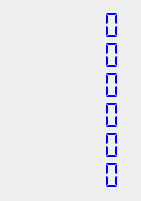
         <widget class="QWidget" name="layoutWidget">
          <property name="geometry">
           <rect>
            <x>680</x>
            <y>10</y>
            <width>121</width>
            <height>201</height>
           </rect>
          </property>
          <layout class="QVBoxLayout" name="verticalLayout">
           <property name="spacing">
            <number>1</number>
           </property>
           <item>
            <widget class="QLCDNumber" name="dispEnergy">
             <property name="sizePolicy">
              <sizepolicy hsizetype="Minimum" vsizetype="Minimum">
               <horstretch>0</horstretch>
               <verstretch>0</verstretch>
              </sizepolicy>
             </property>
             <property name="minimumSize">
              <size>
               <width>119</width>
               <height>0</height>
              </size>
             </property>
             <property name="font">
              <font>
               <pointsize>16</pointsize>
               <weight>50</weight>
               <bold>false</bold>
              </font>
             </property>
             <property name="styleSheet">
              <string notr="true">color: rgb(0, 0, 255);</string>
             </property>
             <property name="lineWidth">
              <number>0</number>
             </property>
             <property name="smallDecimalPoint">
              <bool>false</bool>
             </property>
             <property name="numDigits">
              <number>7</number>
             </property>
             <property name="digitCount">
              <number>7</number>
             </property>
             <property name="segmentStyle">
              <enum>QLCDNumber::Flat</enum>
             </property>
             <property name="intValue" stdset="0">
              <number>0</number>
             </property>
            </widget>
           </item>
           <item>
            <widget class="QLCDNumber" name="dispIo">
             <property name="font">
              <font>
               <pointsize>16</pointsize>
              </font>
             </property>
             <property name="styleSheet">
              <string notr="true">color: rgb(0, 0, 255);</string>
             </property>
             <property name="lineWidth">
              <number>0</number>
             </property>
             <property name="smallDecimalPoint">
              <bool>false</bool>
             </property>
             <property name="numDigits">
              <number>7</number>
             </property>
             <property name="digitCount">
              <number>7</number>
             </property>
             <property name="segmentStyle">
              <enum>QLCDNumber::Flat</enum>
             </property>
             <property name="intValue" stdset="0">
              <number>0</number>
             </property>
            </widget>
           </item>
           <item>
            <widget class="QLCDNumber" name="dispIt">
             <property name="font">
              <font>
               <pointsize>16</pointsize>
              </font>
             </property>
             <property name="styleSheet">
              <string notr="true">color: rgb(0, 0, 255);</string>
             </property>
             <property name="lineWidth">
              <number>0</number>
             </property>
             <property name="smallDecimalPoint">
              <bool>false</bool>
             </property>
             <property name="numDigits">
              <number>7</number>
             </property>
             <property name="digitCount">
              <number>7</number>
             </property>
             <property name="segmentStyle">
              <enum>QLCDNumber::Flat</enum>
             </property>
             <property name="intValue" stdset="0">
              <number>0</number>
             </property>
            </widget>
           </item>
           <item>
            <widget class="QLCDNumber" name="dispIf">
             <property name="font">
              <font>
               <pointsize>16</pointsize>
              </font>
             </property>
             <property name="styleSheet">
              <string notr="true">color: rgb(0, 0, 255);</string>
             </property>
             <property name="lineWidth">
              <number>0</number>
             </property>
             <property name="smallDecimalPoint">
              <bool>false</bool>
             </property>
             <property name="numDigits">
              <number>7</number>
             </property>
             <property name="digitCount">
              <number>7</number>
             </property>
             <property name="segmentStyle">
              <enum>QLCDNumber::Flat</enum>
             </property>
             <property name="intValue" stdset="0">
              <number>0</number>
             </property>
            </widget>
           </item>
           <item>
            <widget class="QLCDNumber" name="dispIr">
             <property name="font">
              <font>
               <pointsize>16</pointsize>
              </font>
             </property>
             <property name="styleSheet">
              <string notr="true">color: rgb(0, 0, 255);</string>
             </property>
             <property name="lineWidth">
              <number>0</number>
             </property>
             <property name="smallDecimalPoint">
              <bool>false</bool>
             </property>
             <property name="numDigits">
              <number>7</number>
             </property>
             <property name="digitCount">
              <number>7</number>
             </property>
             <property name="segmentStyle">
              <enum>QLCDNumber::Flat</enum>
             </property>
             <property name="intValue" stdset="0">
              <number>0</number>
             </property>
            </widget>
           </item>
           <item>
            <widget class="QLCDNumber" name="dispSRbeam">
             <property name="sizePolicy">
              <sizepolicy hsizetype="Minimum" vsizetype="Minimum">
               <horstretch>0</horstretch>
               <verstretch>0</verstretch>
              </sizepolicy>
             </property>
             <property name="font">
              <font>
               <pointsize>16</pointsize>
              </font>
             </property>
             <property name="styleSheet">
              <string notr="true">color: rgb(0, 0, 255);</string>
             </property>
             <property name="lineWidth">
              <number>0</number>
             </property>
             <property name="smallDecimalPoint">
              <bool>false</bool>
             </property>
             <property name="numDigits">
              <number>7</number>
             </property>
             <property name="digitCount">
              <number>7</number>
             </property>
             <property name="segmentStyle">
              <enum>QLCDNumber::Flat</enum>
             </property>
             <property name="intValue" stdset="0">
              <number>0</number>
             </property>
            </widget>
           </item>
          </layout>
         </widget>
